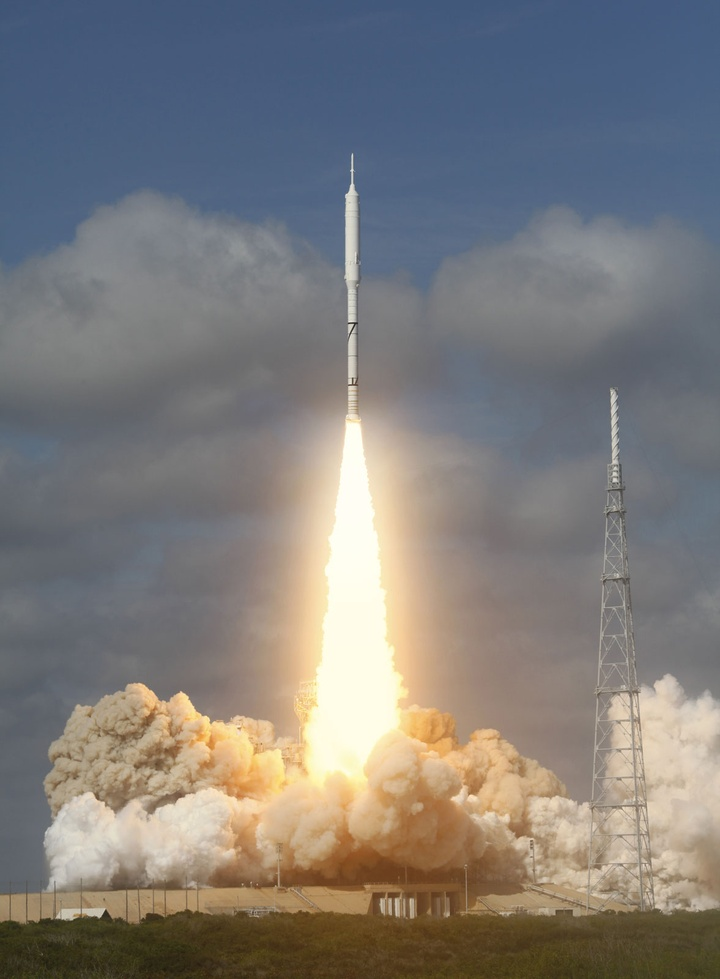
#> input picture A05/input/image1.jpg, 720 x 979 px, shrunk from 1177 x 1600 before the run, found by its file name
$ python program.py
#> lines starting #> are read from the running program, lines starting #| are printed output that depends on the picture
import numpy as np
import cv2

#normalize
# [5 lines left out: function normalize, not called in this run]

#shows the image
def show(img,wait=0,destroy=True):
	if np.min(img)<0 or np.max(img)>255:
		img=normalize(img)
		print("had to normalize for viewing")
	cv2.imshow("image", np.uint8(img))
	cv2.waitKey(wait)
	if destroy:
		cv2.destroyAllWindows()

# [20 lines left out: functions greyscale, blackWhite, not called in this run]

#desaturates the image by half unless stated otherwise
def desaturate(img, percent=1,s=False):
	img2=img*1.0
	if percent==0:
		if s==True:
			show(img2)
			return img2
		return img2
	if percent==1:
		if s==True:
			show(greyscale(img2))
			return greyscale(img2)
		return img2
	sat=img[:,:,1]
	grey=img*1.0
	grey[:,:,0]=sat
	grey[:,:,1]=sat
	grey[:,:,2]=sat
	img2=(img*(1-percent) + grey*percent)
	if s==True:
		show(img2)
		return img2
	return img

# [20 lines left out: functions contrast, tint, not called in this run]

img=cv2.imread("Input/image1.jpg")
#> img is the input picture: shape (979, 720, 3); mean B, G, R 122.2, 123.8, 126.2
# ~ cv2.imwrite("Output/pic_2_1.png",greyscale(img,s=True))

# ~ #black and white image writing
# ~ cv2.imwrite("Output/pic_2_2.png",blackWhite(img,128,s=True))
# ~ for i in range(8):
	# ~ thresh=(i+1)*32
	# ~ np.uint8(thresh)
	# ~ blackWhite(img,thresh)
	# ~ cv2.imwrite("output/pic_2_2_"+str(i)+".png",blackWhite(img,(i+1)*32,s=True))

#desaturation image writing
for i in range(11):
	print(i)
	img=desaturate(img,(i))
	show(img)
#> this loop made 11 passes
#> pass 3, in desaturate (call 3), `sat=img[:,:,1]`:
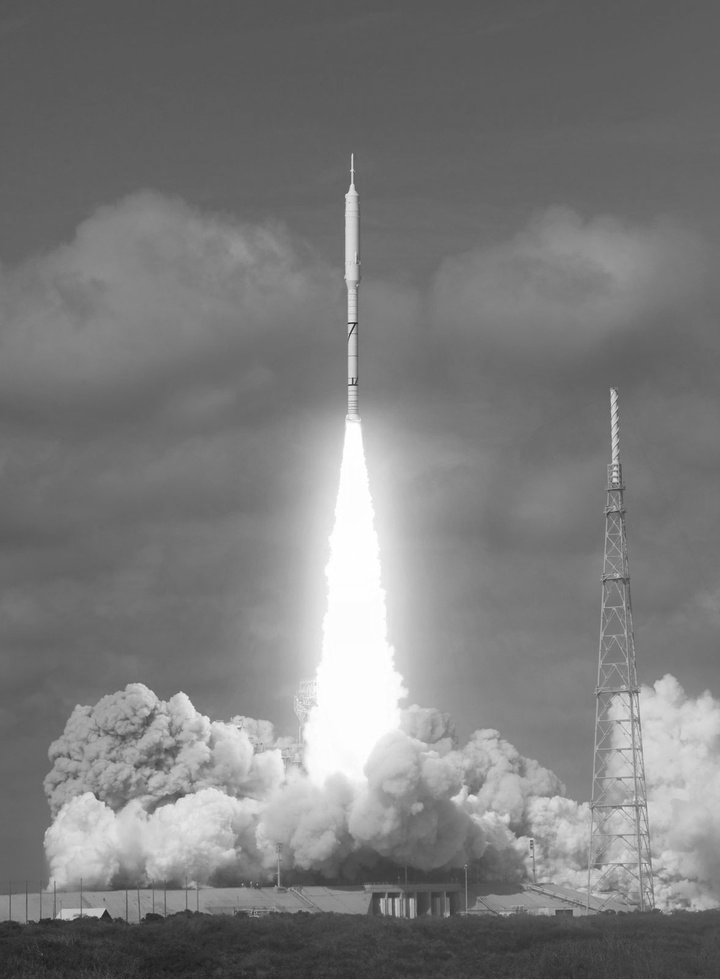
#> sat: shape (979, 720) float64; min 28, max 255, mean 123.8
#> pass 3, in desaturate (call 3), `img2=(img*(1-percent) + grey*percent)`:
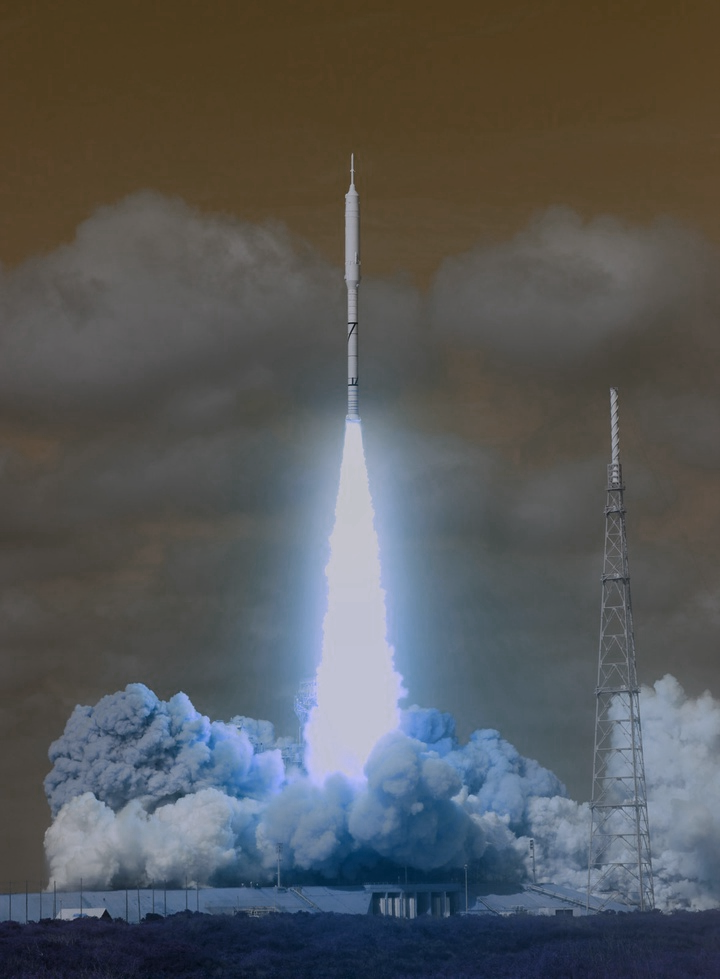
#> img2: shape (979, 720, 3) float64; mean B, G, R 125.5, 123.8, 121.4; drawn with min black and max white
	# ~ cv2.imwrite("Output/pic_2_3_"+str(i)+".png",desaturate(img,(i)*.1,s=True))

# ~ for i in range(11):
	# ~ print(i)
	# ~ cv2.imwrite("Output/pic_2_4_"+str(i)+".png",contrast(img,(i+5)*.1,s=True))

# ~ for i in range(3):
	# ~ cv2.imwrite("Output/pic_2_5_"+str(i)+".png",tint(img,color=i,percent=.7,s=True))
